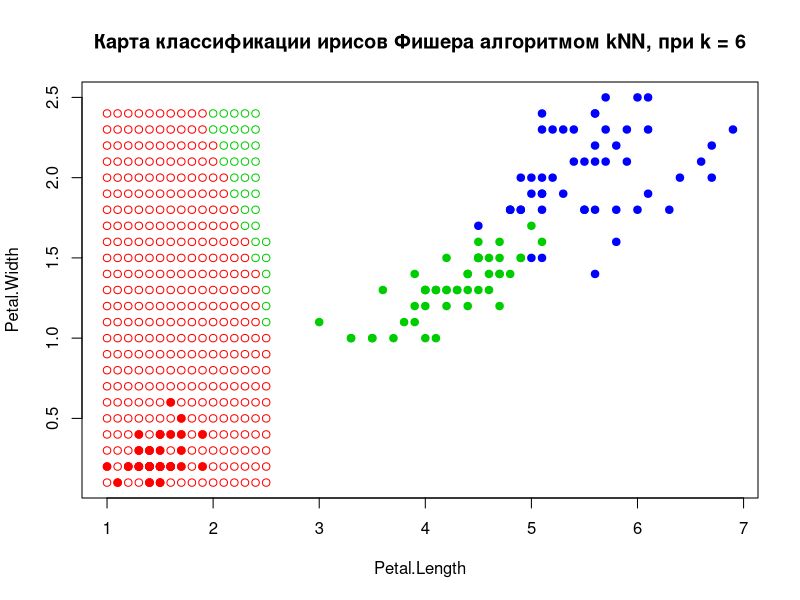

This figure's R source: (Note: a time limit stopped this script after it produced the figure.)
#метрика
EM <- function(u, v) {
  return(sqrt(sum((u - v) ^ 2)))
}

#линейка
ruler <- function(z, feature_matrix, metric_function = EM) {
  n <- dim(feature_matrix)[2]
  l <- dim(feature_matrix)[1]
  distances <- matrix(NA, l, 2)
  for(i in 1:l) {
    distances[i,] <- c(i, metric_function(feature_matrix[i,1:n], z))
  }
  distances <- distances[order(distances[,2]),]
  return(distances)
}


#принимает на вход обучающую выборку(features, labels), классифицируемый объект(z),
#возвращает класс (class), к которому алго относит классифицируемый объект,
# и k - количество соседей
#upd: фьючеры и лэйблы лучше передавать вместе, чтобы они сразу сортанулись или нет:)))
kNN <- function(feature_matrix, labels, z, k) {
  distances <- ruler(z, feature_matrix)
  cnt <- c("setosa" = 0, "versicolor" = 0, "virginica" = 0)

  for (i in 1:k) {
    class <- labels[distances[i,1]]
    cnt[class] <- cnt[class] + 1
  }
return(which.max(cnt))
}

colors <- c("setosa" = "red", "versicolor" = "green3", "virginica" = "blue")
plot(iris[,3:4], pch = 21, bg = colors[iris$Species],col = colors[iris$Species], xlab = "Petal.Length", ylab = "Petal.Width", main = "Карта классификации ирисов Фишера алгоритмом kNN, при k = 6")

#x <- max(iris$Petal.Length)
#y <- max(iris$Petal.Width)
#points(x, y, bg = colors[class], col = colors[class])


deltaX <- 0.1
deltaY <- 0.1
coords <- matrix(0, 0, 3)
index <- 1
x <- min(iris$Petal.Length)
y <- min(iris$Petal.Width)
while (x <= max(iris$Petal.Length)) {
  if (x == max(iris$Petal.Length)) print("+")
  y <- min(iris$Petal.Width)
  while (y <= max(iris$Petal.Width)) {
      class <- kNN(iris[, 3:4], iris[, 5], c(x, y), 6)
      points(x, y, bg = colors[class], col = colors[class])
    y <- y + deltaY
  }
  x <- x + deltaX
}

x <- max(iris$Petal.Length)
y <- min(iris$Petal.Width)
while (y <= max(iris$Petal.Width)) {
  class <- kNN(iris[, 3:4], iris[, 5], c(x, y), 6)
  points(x, y, bg = colors[class], col = colors[class])
  y <- y + deltaY
}

x <- min(iris$Petal.Lengt)
y <- max(iris$Petal.Width)
while (x <= max(iris$Petal.Length)) {
  class <- kNN(iris[, 3:4], iris[, 5], c(x, y), 6)
  points(x, y, bg = colors[class], col = colors[class])
  x <- x + deltaX
}
